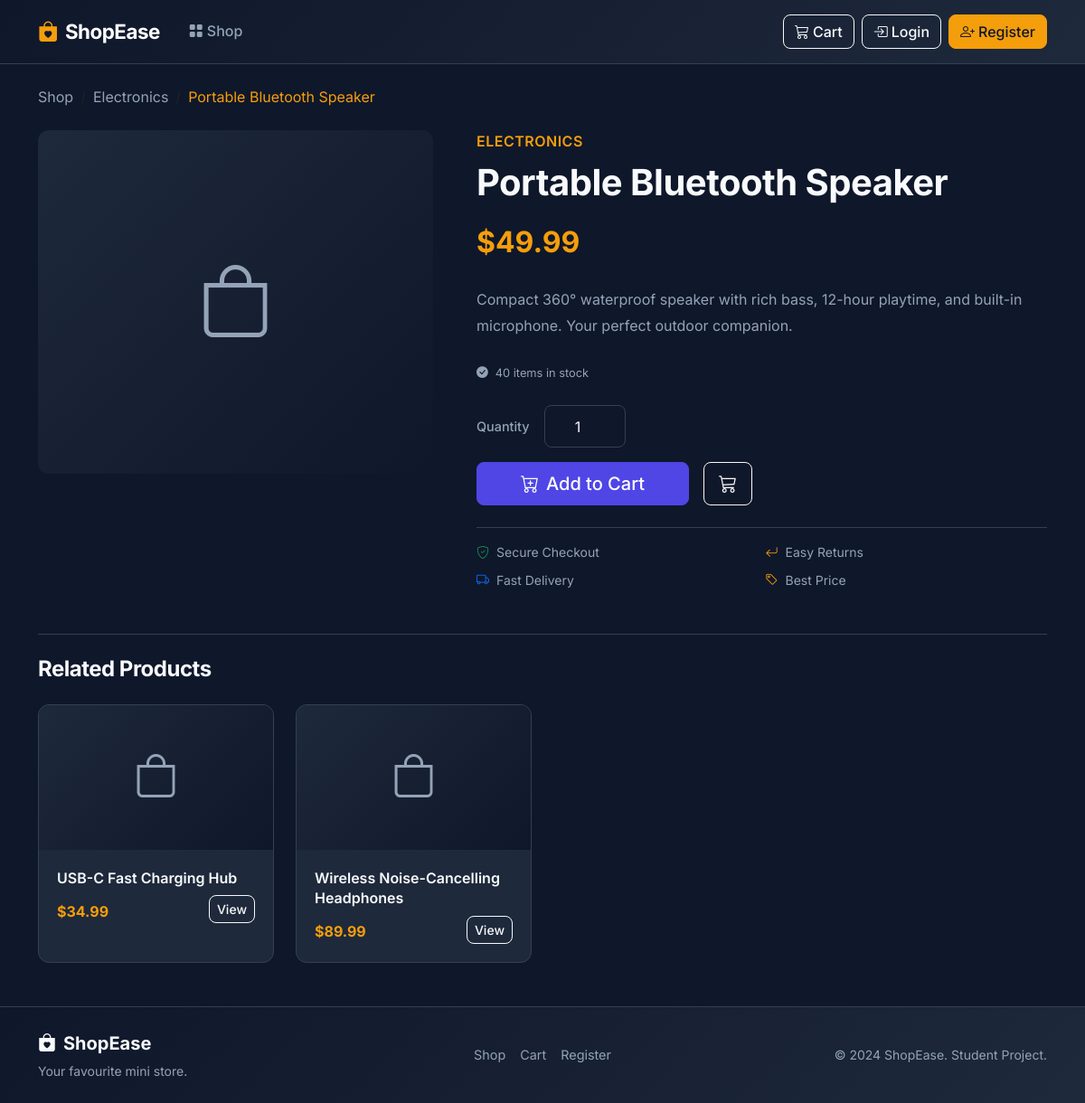
Screenshot of /product/2/ with the database file from the repository.
### products/models.py (models this page shows, shortened)
class Product(models.Model):
    category = models.ForeignKey(
        Category,
        on_delete=models.CASCADE,
        related_name='products'
    )
    name = models.CharField(max_length=255)
    description = models.TextField()
    price = models.DecimalField(max_digits=10, decimal_places=2)
    stock = models.PositiveIntegerField(default=0)
    image = models.ImageField(upload_to='products/', blank=True, null=True)
    created_at = models.DateTimeField(auto_now_add=True)
    available = models.BooleanField(default=True)
    class Meta:
        ordering = ['-created_at']
    def is_in_stock(self):
        return self.stock > 0

class Category(models.Model):
    name = models.CharField(max_length=200)
    slug = models.SlugField(max_length=200, unique=True, blank=True)
    class Meta:
        verbose_name_plural = 'Categories'
        ordering = ['name']

### products/views.py (the view)
# urls.py: path('product/<int:pk>/', views.product_detail, name='product_detail'),
def product_detail(request, pk):
    product = get_object_or_404(Product, pk=pk, available=True)
    related_products = Product.objects.filter(
        category=product.category, available=True
    ).exclude(pk=pk)[:4]
    context = {
        'product': product,
        'related_products': related_products,
    }
    return render(request, 'products/product_detail.html', context)

### cart/cart.py (called while the page is built)
    def __len__(self):
        return sum(item['quantity'] for item in self.cart.values())

### cart/context_processors.py (called while the page is built)
def cart_context(request):
    return {'cart': Cart(request)}

### templates/products/product_detail.html (shortened to what this page needs)
{% extends 'base.html' %}
{% block content %}
<div class="container">
  <nav aria-label="breadcrumb" class="mb-4">
    <ol class="breadcrumb">
      <li class="breadcrumb-item"><a href="{% url 'product_list' %}" class="text-muted text-decoration-none">Shop</a></li>
      <li class="breadcrumb-item">
        <a href="?category={{ product.category.slug }}" class="text-muted text-decoration-none">{{ product.category.name }}</a>
      </li>
      <li class="breadcrumb-item active text-accent" aria-current="page">{{ product.name }}</li>
    </ol>
  </nav>
  <div class="row g-5">
    <div class="col-md-5">
      <div class="card border-0 overflow-hidden" style="border-radius:var(--radius);">
        {% if product.image %}
          <img src="{{ product.image.url }}" alt="{{ product.name }}"
               class="img-fluid product-img w-100" style="max-height:450px;object-fit:cover;" />
        {% else %}
          <div style="height:380px;background:linear-gradient(135deg,#1e293b,#0f172a);
                      display:flex;align-items:center;justify-content:center;
                      color:var(--text-muted);font-size:5rem;">
            <i class="bi bi-bag"></i>
          </div>
        {% endif %}
      </div>
    </div>
    <div class="col-md-7">
      <div class="product-category-tag fs-6 mb-2">{{ product.category.name }}</div>
      <h1 class="fw-bold mb-3" style="letter-spacing:-0.5px;">{{ product.name }}</h1>
      <div class="mb-4">
        <span class="product-price" style="font-size:2rem;">${{ product.price }}</span>
      </div>
      <p class="text-muted mb-4" style="line-height:1.8;">{{ product.description }}</p>
      <div class="mb-4">
        {% if product.stock == 0 %}
          <span class="product-stock out"><i class="bi bi-x-circle-fill me-2"></i>Out of Stock</span>
        {% elif product.stock <= 5 %}
          <span class="product-stock low"><i class="bi bi-exclamation-circle-fill me-2"></i>Only {{ product.stock }} left in stock — order soon!</span>
        {% else %}
          <span class="product-stock"><i class="bi bi-check-circle-fill me-2"></i>{{ product.stock }} items in stock</span>
        {% endif %}
      </div>
      {% if product.is_in_stock %}
        <form action="{% url 'cart_add' product.pk %}" method="post"
              class="add-to-cart-form" id="detail-add-to-cart-form">
          <div class="d-flex align-items-center gap-3 mb-3">
            <label for="detail-qty" class="form-label mb-0">Quantity</label>
            <input type="number" name="quantity" value="1" min="1" max="{{ product.stock }}"
                   class="qty-input form-control" id="detail-qty" style="width:90px;" />
          </div>
          <div class="d-flex gap-3">
            <button type="submit" class="btn btn-primary btn-lg px-5" id="detail-add-btn">
              <i class="bi bi-cart-plus me-2"></i>Add to Cart
            </button>
            <a href="{% url 'cart_detail' %}" class="btn btn-outline-light btn-lg">
              <i class="bi bi-cart3"></i>
            </a>
          </div>
        </form>
      {% else %}
        <button class="btn btn-secondary btn-lg" disabled>
          <i class="bi bi-x-circle me-2"></i>Out of Stock
        </button>
      {% endif %}
      <div class="mt-4 pt-3 border-top" style="border-color:var(--border) !important;">
        <div class="row g-2 text-muted small">
          <div class="col-6">
            <i class="bi bi-shield-check me-2 text-success"></i>Secure Checkout
          </div>
          <div class="col-6">
            <i class="bi bi-arrow-return-left me-2 text-accent"></i>Easy Returns
          </div>
          <div class="col-6">
            <i class="bi bi-truck me-2 text-primary"></i>Fast Delivery
          </div>
          <div class="col-6">
            <i class="bi bi-tag me-2 text-accent"></i>Best Price
          </div>
        </div>
      </div>
    </div>
  </div>
  {% if related_products %}
  <section class="mt-5 pt-4 border-top" style="border-color:var(--border) !important;">
    <h3 class="page-section-title mb-4">Related Products</h3>
    <div class="row row-cols-2 row-cols-md-4 g-4">
      {% for p in related_products %}
      <div class="col">
        <div class="product-card">
          <a href="{% url 'product_detail' p.pk %}" class="d-block" id="related-link-{{ p.pk }}">
            <div class="product-card-img-wrapper" style="height:160px;">
              {% if p.image %}
                <img src="{{ p.image.url }}" alt="{{ p.name }}" class="product-img" />
              {% else %}
                <div class="product-card-placeholder"><i class="bi bi-bag"></i></div>
              {% endif %}
            </div>
          </a>
          <div class="product-card-body">
            <h6 class="product-name">{{ p.name }}</h6>
            <div class="d-flex justify-content-between align-items-center">
              <span class="product-price" style="font-size:1rem;">${{ p.price }}</span>
              <a href="{% url 'product_detail' p.pk %}" class="btn btn-sm btn-outline-light"
                 id="related-view-{{ p.pk }}">View</a>
            </div>
          </div>
        </div>
      </div>
      {% endfor %}
    </div>
  </section>
  {% endif %}
</div>
{% endblock %}

### static/css/style.css (style rules this page uses)
:root { --primary: #4f46e5; --primary-dark: #3730a3; --accent: #f59e0b; --accent-hover: #d97706; --dark: #0f172a; --dark-card: #1e293b; --text-primary: #f8fafc; --text-muted: #94a3b8; --border: #334155; --success: #10b981; --danger: #ef4444; --font: 'Inter', sans-serif; --radius: 12px; --transition: all 0.25s ease; }
*, *::before, *::after { box-sizing: border-box; }
html { scroll-behavior: smooth; }
body { font-family: var(--font); background-color: var(--dark); color: var(--text-primary); min-height: 100vh; display: flex; flex-direction: column; line-height: 1.6; }
.text-accent { color: var(--accent) !important; }
.product-card { background: var(--dark-card); border: 1px solid var(--border); border-radius: var(--radius); overflow: hidden; transition: var(--transition); height: 100%; display: flex; flex-direction: column; }
.product-card-img-wrapper { position: relative; overflow: hidden; height: 220px; background: #0f172a; }
.product-card-placeholder { width: 100%; height: 100%; display: flex; align-items: center; justify-content: center; background: linear-gradient(135deg, #1e293b, #0f172a); color: var(--text-muted); font-size: 3rem; }
.product-card-body { padding: 1.25rem; flex: 1; display: flex; flex-direction: column; }
.product-category-tag { font-size: 0.75rem; font-weight: 600; color: var(--accent); text-transform: uppercase; letter-spacing: 0.5px; margin-bottom: 0.35rem; }
.product-name { font-size: 1rem; font-weight: 600; color: var(--text-primary); margin-bottom: 0.5rem; line-height: 1.4; }
.product-price { font-size: 1.3rem; font-weight: 700; color: var(--accent); margin-top: auto; }
.product-stock { font-size: 0.8rem; color: var(--text-muted); }
.btn { font-weight: 500; border-radius: 8px; transition: var(--transition); }
.btn-primary { background-color: var(--primary); border-color: var(--primary); }
.card { background: var(--dark-card); border: 1px solid var(--border); border-radius: var(--radius); color: var(--text-primary); }
.qty-input { background: #0f172a; border: 1px solid var(--border); color: var(--text-primary); border-radius: 8px; text-align: center; width: 70px; }
.form-control { background-color: #0f172a; border: 1px solid var(--border); color: var(--text-primary); border-radius: 8px; padding: 0.65rem 1rem; transition: var(--transition); }
.form-control::placeholder { color: var(--text-muted); }
.form-label { font-weight: 500; font-size: 0.9rem; color: var(--text-muted); margin-bottom: 0.4rem; }
.text-muted { color: var(--text-muted) !important; }
.page-section-title { font-size: 1.5rem; font-weight: 700; letter-spacing: -0.5px; }

### rows the page displays
Product: category.name "Electronics", name "Portable Bluetooth Speaker", category.name "ELECTRONICS", price "49.99", description "Compact 360° waterproof speaker with rich bass, 12-hour playtime, and built-in microphone. Your perfect outdoor companion.", stock "40"
Product: name "USB-C Fast Charging Hub", price "34.99"
Product: name "Wireless Noise-Cancelling Headphones", price "89.99"
